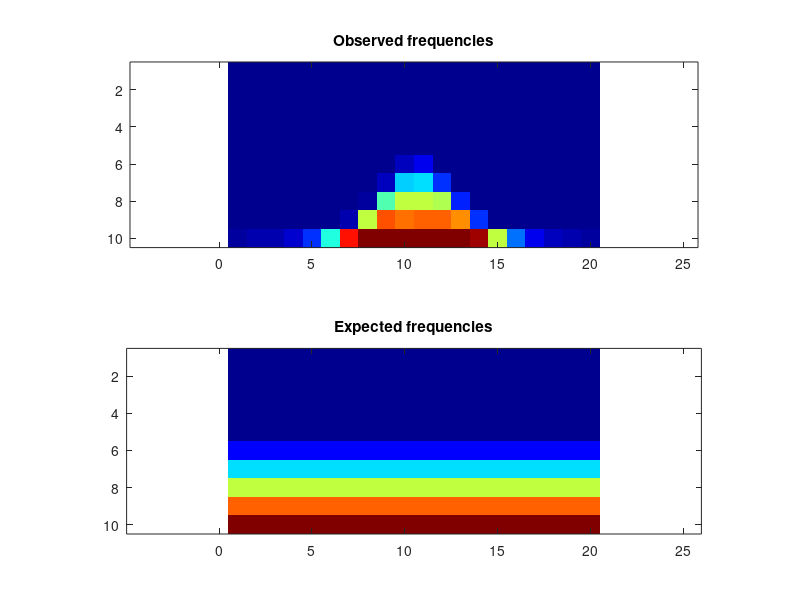

Write the MATLAB code that produced this figure.
obsFrequencies = [ 0, 0, 0, 0, 0, 0, 0, 0, 0, 0, 0, 0, 0, 0, 0, 0, 0, 0, 0, 0; 0, 0, 0, 0, 0, 0, 0, 0, 0, 0, 0, 0, 0, 0, 0, 0, 0, 0, 0, 0; 0, 0, 0, 0, 0, 0, 0, 0, 0, 0, 0, 0, 0, 0, 0, 0, 0, 0, 0, 0; 0, 0, 0, 0, 0, 0, 0, 0, 0, 0, 0, 0, 0, 0, 0, 0, 0, 0, 0, 0; 0, 0, 0, 0, 0, 0, 0, 0, 0, 0, 0, 0, 0, 0, 0, 0, 0, 0, 0, 0; 0, 0, 0, 0, 0, 0, 0, 0, 0, 1047, 1743, 40, 0, 0, 0, 0, 0, 0, 0, 0; 0, 0, 0, 0, 0, 0, 0, 0, 1002, 5679, 6023, 3117, 0, 0, 0, 0, 0, 0, 0, 0; 0, 0, 0, 0, 0, 0, 0, 425, 8165, 9979, 9959, 9781, 2700, 0, 0, 0, 0, 0, 0, 0; 0, 0, 0, 0, 0, 0, 595, 10144, 14220, 13845, 14038, 14100, 13108, 2940, 0, 0, 0, 0, 0, 0; 548, 588, 834, 1380, 3068, 7187, 15319, 17886, 18139, 17935, 18065, 17992, 17964, 17534, 10065, 4208, 1842, 980, 681, 535 ];
expFrequencies = [ 0, 0, 0, 0, 0, 0, 0, 0, 0, 0, 0, 0, 0, 0, 0, 0, 0, 0, 0, 0; 0, 0, 0, 0, 0, 0, 0, 0, 0, 0, 0, 0, 0, 0, 0, 0, 0, 0, 0, 0; 0, 0, 0, 0, 0, 0, 0, 0, 0, 0, 0, 0, 0, 0, 0, 0, 0, 0, 0, 0; 0, 0, 0, 0, 0, 0, 0, 0, 0, 0, 0, 0, 0, 0, 0, 0, 0, 0, 0, 0; 0, 0, 0, 0, 0, 0, 0, 0, 0, 0, 0, 0, 0, 0, 0, 0, 0, 0, 0, 0; 2000, 2000, 2000, 2000, 2000, 2000, 2000, 2000, 2000, 2000, 2000, 2000, 2000, 2000, 2000, 2000, 2000, 2000, 2000, 2000; 6000, 6000, 6000, 6000, 6000, 6000, 6000, 6000, 6000, 6000, 6000, 6000, 6000, 6000, 5999.99, 6000, 6000, 5999.99, 6000, 6000; 10000, 10000, 10000, 10000, 10000, 10000, 10000, 10000, 10000, 10000, 10000, 10000, 10000, 10000, 9999.99, 10000, 10000, 9999.99, 10000, 10000; 14000, 14000, 14000, 14000, 14000, 14000, 14000, 14000, 14000, 14000, 14000, 14000, 14000, 14000, 14000, 14000, 14000, 14000, 14000, 14000; 18000, 18000, 18000, 18000, 18000, 18000, 18000, 18000, 18000, 18000, 18000, 18000, 18000, 18000, 18000, 18000, 18000, 18000, 18000, 18000 ];
colormap(jet);
clf; subplot(2,1,1);
imagesc(obsFrequencies);
title('Observed frequencies');
axis equal;
subplot(2,1,2);
imagesc(expFrequencies);
axis equal;
title('Expected frequencies');
